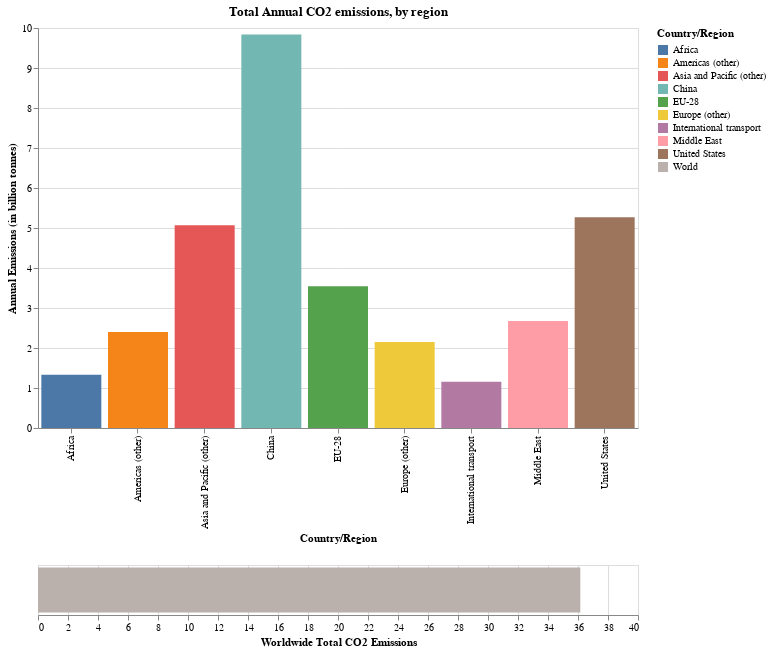

Source (notebook cell):
### Markdown cell above
### By region: Interactive Bar Graph

Here is another illustration on how each continent/region contributes to the worldwide level of CO2 emissions. The `World` bar graph is the total annual CO2 emission. You can use the slider to select the year and to output the corresponding CO2 emission.

### Code cell
# Year slider
year_slider = alt.binding_range(min=1751, max=2017, step=1)
slider = alt.selection_single(bind=year_slider, fields=['Year_N'], name='Slider', init={'Year_N':2017})

# Single selection
click = alt.selection_single()

# Main Chart

d1 = alt.Chart(continents).mark_bar().encode(
        x = alt.X('Entity', title='Country/Region'),
        y = alt.Y('Annual_Emissions', title='Annual Emissions (in billion tonnes)'),
        color = alt.condition(click, 'Entity', alt.value('lightgray'),title='Country/Region'),
        tooltip= ['Annual_Emissions']
).properties(
    width=600,
    height=400,
    title='Total Annual CO2 emissions, by region',
    selection=slider
).transform_filter(
    slider
).add_selection(
    click
)

d2 = alt.Chart(world).mark_bar().encode(
    x=alt.X('Annual_Emissions', title='Worldwide Total CO2 Emissions'),
    color = alt.condition(click, 'Entity', alt.value('lightgray'))
).properties(
    width=600,
    height=50
).transform_filter(
    slider
).add_selection(
    slider
)

d1 & d2

### Figure 1 — Vega-Lite specification as saved in the notebook (floating-point values rounded to 4 significant figures; data arrays with more than 128 entries replaced by an {"elided": "..."} marker saying what was removed)
{"config": {"view": {"continuousWidth": 400, "continuousHeight": 300}}, "vconcat": [{"data": {"name": "data-c22fcd279c68e3fccba883418608b501"}, "mark": "bar", "encoding": {"color": {"condition": {"type": "nominal", "field": "Entity", "title": "Country/Region", "selection": "selector002"}, "value": "lightgray"}, "tooltip": [{"type": "quantitative", "field": "Annual_Emissions"}], "x": {"type": "nominal", "field": "Entity", "title": "Country/Region"}, "y": {"type": "quantitative", "field": "Annual_Emissions", "title": "Annual Emissions (in billion tonnes)"}}, "height": 400, "selection": {"Slider": {"type": "single", "bind": {"input": "range", "max": 2017, "min": 1751, "step": 1}, "fields": ["Year_N"], "init": {"Year_N": 2017}}, "selector002": {"type": "single"}}, "title": "Total Annual CO2 emissions, by region", "transform": [{"filter": {"selection": "Slider"}}], "width": 600}, {"data": {"name": "data-8894ecddaab5e0aaf078d8ec40e9255c"}, "mark": "bar", "encoding": {"color": {"condition": {"type": "nominal", "field": "Entity", "selection": "selector002"}, "value": "lightgray"}, "x": {"type": "quantitative", "field": "Annual_Emissions", "title": "Worldwide Total CO2 Emissions"}}, "height": 50, "selection": {"Slider": {"type": "single", "bind": {"input": "range", "max": 2017, "min": 1751, "step": 1}, "fields": ["Year_N"], "init": {"Year_N": 2017}}}, "transform": [{"filter": {"selection": "Slider"}}], "width": 600}], "$schema": "https://vega.github.io/schema/vega-lite/v4.8.1.json", "datasets": {"data-c22fcd279c68e3fccba883418608b501": {"elided": "2390 records"}, "data-8894ecddaab5e0aaf078d8ec40e9255c": {"elided": "267 records"}}}
